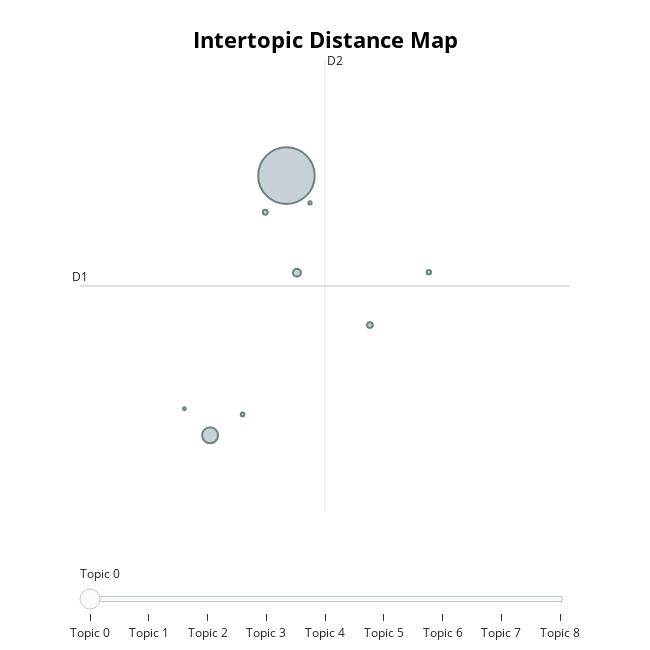

The cell this chart's notebook holds for it:
### Code cell
topic_model.visualize_topics()

### Figure 1 — Plotly figure (JSON) as saved in the notebook; plotly's stock layout.template omitted (floating-point values rounded to 4 significant figures)
{"data": [{"customdata": [[0, "sekolah | baik | indonesia | jadi | buat", 4695], [1, "pandemi | masa | covid | tengah | perintah", 374], [2, "uny | pil | ptn | manajemen | cm", 91], [3, "dewantara | ki | belanda | ora | sing", 48], [4, "pokok | empat | saran | mendikbud | hendak", 36], [5, "musik | tradisional | literasi | karya | apresiasi", 28], [6, "nadiem | kembang | mendikbud | lima | orientasi", 20], [7, "mahasiswa | hari | nasional | undip | rektorat", 16], [8, "akurat | keliru | data | analisis | paham", 12]], "hovertemplate": "<b>Topic %{customdata[0]}</b><br>%{customdata[1]}<br>Size: %{customdata[2]}", "legendgroup": "", "marker": {"color": "#B0BEC5", "line": {"color": "DarkSlateGrey", "width": 2}, "size": [4695, 374, 91, 48, 36, 28, 20, 16, 12], "sizemode": "area", "sizeref": 2.934, "symbol": "circle"}, "mode": "markers", "name": "", "orientation": "v", "showlegend": false, "type": "scatter", "x": [11.75, 10.63, 11.9, 12.98, 11.44, 13.84, 11.1, 12.1, 10.25], "xaxis": "x", "y": [13.28, 8.808, 11.61, 10.71, 12.65, 11.62, 9.168, 12.81, 9.266], "yaxis": "y"}], "layout": {"annotations": [{"showarrow": false, "text": "D1", "x": 8.711, "y": 11.38, "yshift": 10}, {"showarrow": false, "text": "D2", "x": 12.32, "xshift": 10, "y": 15.27}], "height": 650, "hoverlabel": {"bgcolor": "white", "font": {"family": "Rockwell", "size": 16}}, "legend": {"itemsizing": "constant", "tracegroupgap": 0}, "margin": {"t": 60}, "shapes": [{"line": {"color": "#CFD8DC", "width": 2}, "type": "line", "x0": 12.32, "x1": 12.32, "y0": 7.487, "y1": 15.27}, {"line": {"color": "#9E9E9E", "width": 2}, "type": "line", "x0": 8.711, "x1": 15.92, "y0": 11.38, "y1": 11.38}], "sliders": [{"active": 0, "pad": {"t": 50}, "steps": [{"args": [{"marker.color": [["red", "#B0BEC5", "#B0BEC5", "#B0BEC5", "#B0BEC5", "#B0BEC5", "#B0BEC5", "#B0BEC5", "#B0BEC5"]]}], "label": "Topic 0", "method": "update"}, {"args": [{"marker.color": [["#B0BEC5", "red", "#B0BEC5", "#B0BEC5", "#B0BEC5", "#B0BEC5", "#B0BEC5", "#B0BEC5", "#B0BEC5"]]}], "label": "Topic 1", "method": "update"}, {"args": [{"marker.color": [["#B0BEC5", "#B0BEC5", "red", "#B0BEC5", "#B0BEC5", "#B0BEC5", "#B0BEC5", "#B0BEC5", "#B0BEC5"]]}], "label": "Topic 2", "method": "update"}, {"args": [{"marker.color": [["#B0BEC5", "#B0BEC5", "#B0BEC5", "red", "#B0BEC5", "#B0BEC5", "#B0BEC5", "#B0BEC5", "#B0BEC5"]]}], "label": "Topic 3", "method": "update"}, {"args": [{"marker.color": [["#B0BEC5", "#B0BEC5", "#B0BEC5", "#B0BEC5", "red", "#B0BEC5", "#B0BEC5", "#B0BEC5", "#B0BEC5"]]}], "label": "Topic 4", "method": "update"}, {"args": [{"marker.color": [["#B0BEC5", "#B0BEC5", "#B0BEC5", "#B0BEC5", "#B0BEC5", "red", "#B0BEC5", "#B0BEC5", "#B0BEC5"]]}], "label": "Topic 5", "method": "update"}, {"args": [{"marker.color": [["#B0BEC5", "#B0BEC5", "#B0BEC5", "#B0BEC5", "#B0BEC5", "#B0BEC5", "red", "#B0BEC5", "#B0BEC5"]]}], "label": "Topic 6", "method": "update"}, {"args": [{"marker.color": [["#B0BEC5", "#B0BEC5", "#B0BEC5", "#B0BEC5", "#B0BEC5", "#B0BEC5", "#B0BEC5", "red", "#B0BEC5"]]}], "label": "Topic 7", "method": "update"}, {"args": [{"marker.color": [["#B0BEC5", "#B0BEC5", "#B0BEC5", "#B0BEC5", "#B0BEC5", "#B0BEC5", "#B0BEC5", "#B0BEC5", "red"]]}], "label": "Topic 8", "method": "update"}]}], "title": {"font": {"color": "Black", "size": 22}, "text": "<b>Intertopic Distance Map</b>", "x": 0.5, "xanchor": "center", "y": 0.95, "yanchor": "top"}, "width": 650, "xaxis": {"anchor": "y", "domain": [0, 1], "range": [8.711, 15.92], "title": {"text": ""}, "visible": false}, "yaxis": {"anchor": "x", "domain": [0, 1], "range": [7.487, 15.27], "title": {"text": ""}, "visible": false}}}
